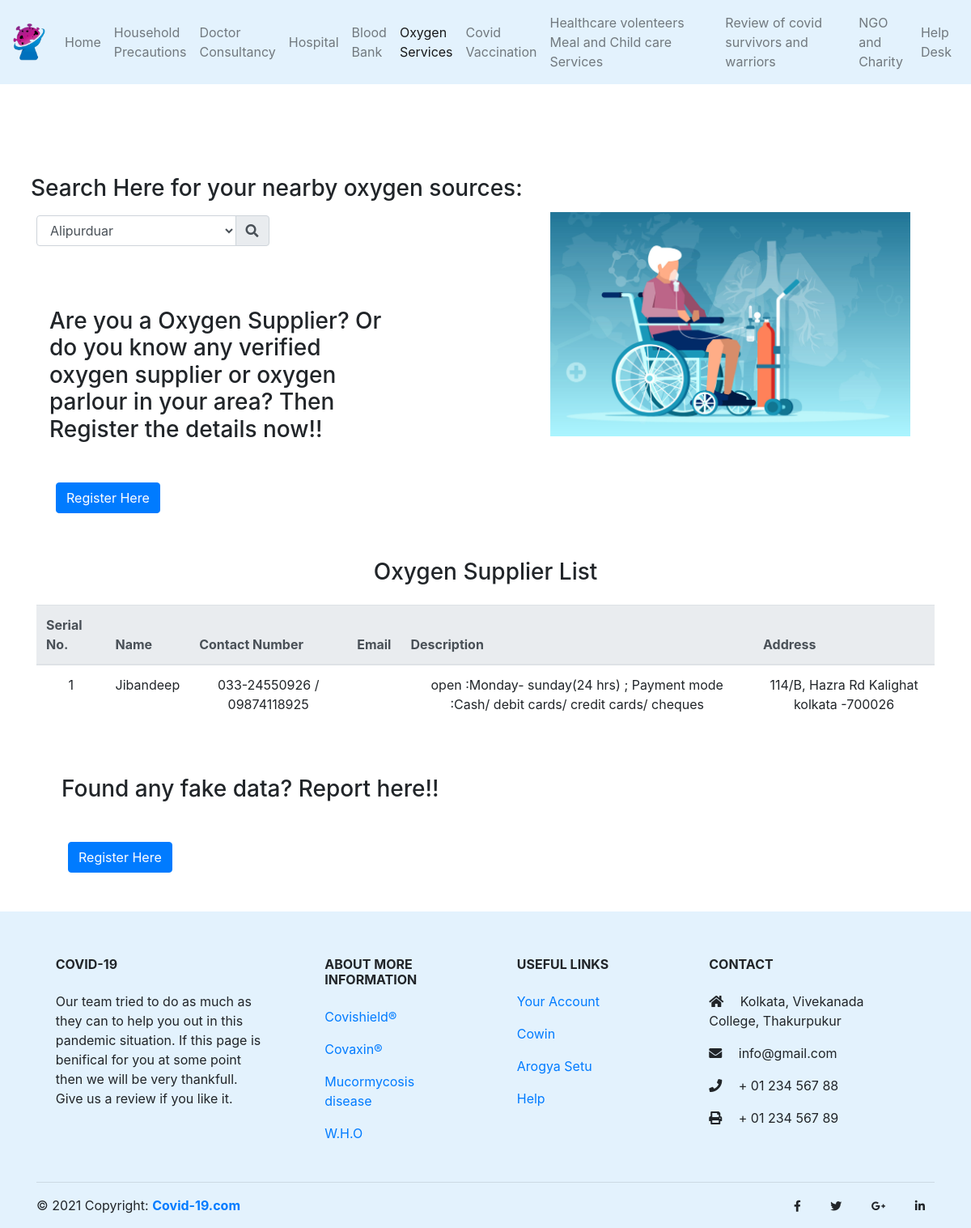
Page /frontend/oxygen.php on the earlier database version.
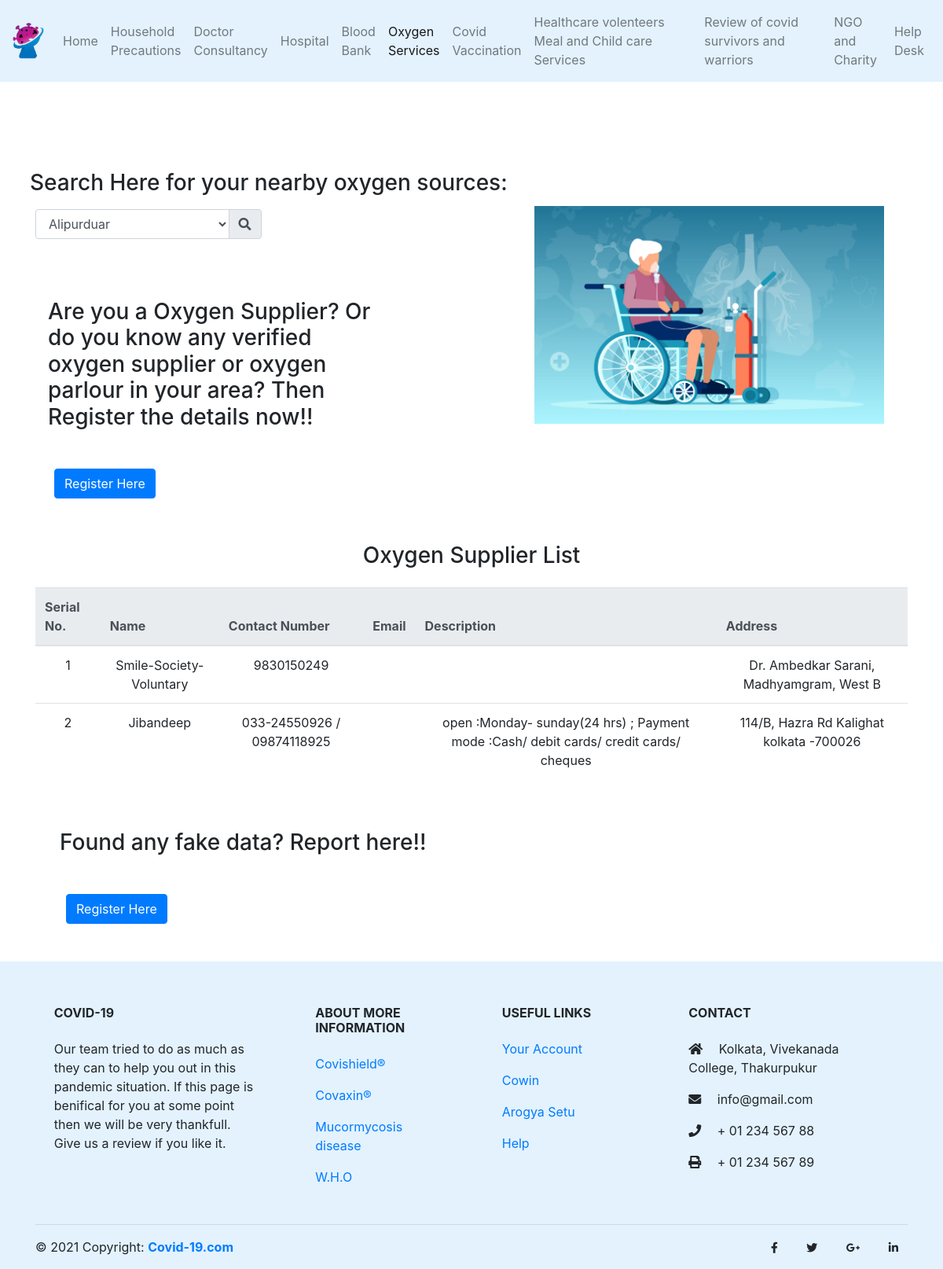
Same page on the later database version.
### tables this page shows
CREATE TABLE `service_providers` (
  `id` int(23) NOT NULL,
  `service_id` int(23) NOT NULL,
  `name` varchar(255) NOT NULL,
  `contact` varchar(255) NOT NULL,
  `email` varchar(255) NOT NULL,
  `description` varchar(255) NOT NULL,
  `address` varchar(255) NOT NULL
);

### frontend/oxygen.php (the view, shortened to what this page needs)
<?php
include("connection.php");?>
<!DOCTYPE html>
<html>
<head>
  <link rel="stylesheet" href="https://maxcdn.bootstrapcdn.com/bootstrap/4.0.0/css/bootstrap.min.css"
>
  <link rel="stylesheet" href="https://cdnjs.cloudflare.com/ajax/libs/font-awesome/5.15.3/css/brands.min.css"
 />
  <link rel="stylesheet" href="https://cdnjs.cloudflare.com/ajax/libs/font-awesome/5.15.3/css/all.min.css"
 />
  <link rel="stylesheet" href="css/styles.css">
</head>
<body>
  <header class="">
    <nav class="navbar navbar-light   navbar-expand-lg" style="background-color: #e3f2fd;">
      <a class="navbar-brand" href="index.html"><img class="logo w-100" src="./images/project_logo.png" /></a>
      <div class="collapse navbar-collapse" id="navbarSupportedContent">
        <ul class="navbar-nav mr-auto">
          <li class="nav-item">
            <a class="nav-link" aria-current="page" href="index.php">Home</a>
          </li>
          <li class="nav-item">
            <a class="nav-link" aria-current="page" href="household.html">Household Precautions</a>
          </li>
          <li class="nav-item">
            <a class="nav-link " aria-current="page" href="#">Doctor Consultancy</a>
          </li>
          <li class="nav-item">
            <a class="nav-link " aria-current="page" href="./HospitalAndSafehome/src/hospital.php">Hospital</a>
          </li>
          <li class="nav-item">
            <a class="nav-link " aria-current="page" href="./BloodBank/blood_bank.php">Blood Bank</a>
          </li>
          <li class="nav-item">
            <a class="nav-link active" aria-current="page" href="oxygen.php">Oxygen Services</a>
          </li>
          <li class="nav-item">
            <a class="nav-link " aria-current="page" href="vaccination.html">Covid Vaccination</a>
          </li>
          <li class="nav-item">
            <a class="nav-link  " aria-current="page" href="meal and childcare.php">Healthcare volenteers Meal and
              Child
              care
              Services</a>
          </li>
          <li class="nav-item">
            <a class="nav-link " aria-current="page" href="./ReviewOfCovidSurvivorsAndWarriors/src/reviews.php">Review of covid survivors and warriors</a>
          </li>
          <li class="nav-item">
            <a class="nav-link " aria-current="page" href="ngo-charity.php">NGO and Charity</a>
          </li>
          <li class="nav-item">
            <a class="nav-link " aria-current="page" href="help.php">Help Desk</a>
          </li>
        </ul>
      </div>
    </nav>
  </header>
  <div class="container  pt-2">
    <div class="row mt-5">
      <div class="col-12 col-md-7 row">
        <div class="h3 mt-5 p-2 ">
          Search Here for your nearby oxygen sources:</div>
        <div class="col-md-6 mb-4">
          <div class="input-group md-form form-sm form-2 pl-0">
          <select class="form-control">
              <option value="Alipurduar">Alipurduar</option>
              </select>
              <div class="input-group-append">
              <span class="input-group-text amber lighten-3" id="basic-text1"><i class="fas fa-search text-grey"
                  aria-hidden="true"></i></span>
            </div>
          </div>
        </div>
        <div class="h3 col-12 col-md-9 mt-1">
          <div class="h3 mt-5 mb-5 ml-3">Are you a Oxygen Supplier? Or do you know any verified oxygen supplier or
            oxygen parlour in your area? Then Register the details now!!</div>
          <button type="button" class="btn btn-primary ml-4" data-bs-toggle="modal" data-bs-target="#oxygenModal">
            Register Here
          </button>
        </div>
      </div>
      <div class="col-12 col-md-5 d-flex justify-content-center align-items-center">
        <img src="./images/oxy1.jpg" class="w-100">
      </div>
    </div>
    <div class="container  mt-5">
      <div class="row" style="text-align: center; align-items: center; justify-content: center;">
        <h3>Oxygen Supplier List</h3>
      </div>
      <div class="row mt-3">
        <table class="table">
          <thead class="thead-light">
            <tr>
              <th scope="col">Serial No.</th>
                    <th scope="col">Name</th>
                    <th scope="col">Contact Number</th>
                    <th scope="col">Email</th>
                    <th scope="col">Description</th>
                     <th scope="col">Address</th>
            </tr>
          </thead>
          <tbody>
           <?php
    $sql = "SELECT * FROM `service_providers` WHERE `service_id`=1";
    $result = mysqli_query($link,$sql);
    if(mysqli_num_rows($result) > 0)
    {
      $count=1;
      while($row = mysqli_fetch_assoc($result))
      {
        echo "<tr>";
       echo "<td align = 'center'>".$count."</td>";
        echo "<td align = 'center'>".$row["name"]."</td>";
        echo "<td align = 'center'>".$row["contact"]."</td>";
        echo "<td align = 'center'>".$row["email"]."</td>";
        echo "<td align = 'center'>".$row["description"]."</td>";
        echo "<td align = 'center'>".$row["address"]."</td>";
        echo "</tr>";
        $count++;
      }
    }
     ?>
          </tbody>
        </table>
      </div>
    </div>
    <div class="container">
      <div class="h3 mt-5 mb-5 ml-3">Found any fake data? Report here!! </div>
      <a href="help.php #fake"><button class="btn btn-primary ml-4 mb-5">Register Here</button></a>
    </div>
  </div>
  <footer class="page-footer font-small mdb-color pt-4" style="background-color: #e3f2fd;">
    <div class="container text-center text-md-left">
      <div class="row text-center text-md-left mt-3 pb-3">
        <div class="col-md-3 col-lg-3 col-xl-3 mx-auto mt-3">
          <h6 class="text-uppercase mb-4 font-weight-bold">Covid-19</h6>
          <p>Our team tried to do as much as they can to help you out in this pandemic situation. If this page
            is
            benifical for you at some point then we will be very thankfull. Give us a review if you like it.
          </p>
        </div>
        <div class="col-md-2 col-lg-2 col-xl-2 mx-auto mt-3">
          <h6 class="text-uppercase mb-4 font-weight-bold">About More information</h6>
          <p>
            <a href="#!">Covishield®</a>
          </p>
          <p>
            <a href="#!">Covaxin®</a>
          </p>
          <p>
            <a href="#!">Mucormycosis disease</a>
          </p>
          <p>
            <a href="#!">W.H.O</a>
          </p>
        </div>
        <div class="col-md-3 col-lg-2 col-xl-2 mx-auto mt-3">
          <h6 class="text-uppercase mb-4 font-weight-bold">Useful links</h6>
          <p>
            <a href="#!">Your Account</a>
          </p>
          <p>
            <a href="#!">Cowin</a>
          </p>
          <p>
            <a href="#!">Arogya Setu</a>
          </p>
          <p>
            <a href="#!">Help</a>
          </p>
        </div>
        <div class="col-md-4 col-lg-3 col-xl-3 mx-auto mt-3">
          <h6 class="text-uppercase mb-4 font-weight-bold">Contact</h6>
          <p>
            <i class="fas fa-home mr-3"></i> Kolkata, Vivekanada College, Thakurpukur
          </p>
          <p>
            <i class="fas fa-envelope mr-3"></i> info@gmail.com
          </p>
          <p>
            <i class="fas fa-phone mr-3"></i> + 01 234 567 88
          </p>
          <p>
            <i class="fas fa-print mr-3"></i> + 01 234 567 89
          </p>
        </div>
      </div>
      <hr>
      <div class="row d-flex align-items-center">
        <div class="col-md-7 col-lg-8">
          <p class="text-center text-md-left">© 2021 Copyright:
            <a href="https://mdbootstrap.com/">
              <strong> Covid-19.com</strong>
            </a>
          </p>
        </div>
        <div class="col-md-5 col-lg-4 ml-lg-0">
          <div class="text-center text-md-right">
            <ul class="list-unstyled list-inline">
              <li class="list-inline-item">
                <a class="btn-floating btn-sm rgba-white-slight mx-1">
                  <i class="fab fa-facebook-f"></i>
                </a>
              </li>
              <li class="list-inline-item">
                <a class="btn-floating btn-sm rgba-white-slight mx-1">
                  <i class="fab fa-twitter"></i>
                </a>
              </li>
              <li class="list-inline-item">
                <a class="btn-floating btn-sm rgba-white-slight mx-1">
                  <i class="fab fa-google-plus-g"></i>
                </a>
              </li>
              <li class="list-inline-item">
                <a class="btn-floating btn-sm rgba-white-slight mx-1">
                  <i class="fab fa-linkedin-in"></i>
                </a>
              </li>
            </ul>
          </div>
        </div>
      </div>
    </div>
  </footer>
</body>
</html>

### frontend/css/styles.css (style rules this page uses)
html { scroll-behavior: smooth; }
body { margin: 0; padding: 0; }
.navbar-brand { max-width: 40px; }
.nav-item { display: flex; align-items: center; justify-content: center; }

Differences in the rows shown:
now on this page (row edited): service_providers: name "Smile-Society-Voluntary", contact "9830150249", address "Dr. Ambedkar Sarani, Madhyamgram, West B"
